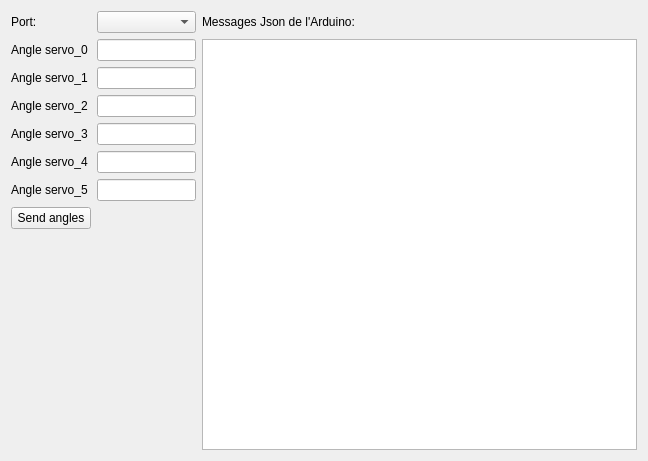
<?xml version="1.0" encoding="UTF-8"?>
<ui version="4.0">
 <class>MainWindow</class>
 <widget class="QMainWindow" name="MainWindow">
  <property name="geometry">
   <rect>
    <x>0</x>
    <y>0</y>
    <width>648</width>
    <height>461</height>
   </rect>
  </property>
  <property name="acceptDrops">
   <bool>false</bool>
  </property>
  <property name="windowTitle">
   <string>Interface Identification</string>
  </property>
  <widget class="QWidget" name="centralWidget">
   <layout class="QGridLayout" name="gridLayout">
    <item row="4" column="2">
     <widget class="QComboBox" name="comboBoxPort">
      <property name="maximumSize">
       <size>
        <width>99</width>
        <height>16777215</height>
       </size>
      </property>
     </widget>
    </item>
    <item row="4" column="0">
     <widget class="QLabel" name="label_5">
      <property name="text">
       <string>Port:</string>
      </property>
     </widget>
    </item>
    <item row="4" column="3">
     <widget class="QLabel" name="label_4">
      <property name="text">
       <string>Messages Json de l'Arduino:</string>
      </property>
      <property name="alignment">
       <set>Qt::AlignLeading|Qt::AlignLeft|Qt::AlignVCenter</set>
      </property>
     </widget>
    </item>
    <item row="7" column="2">
     <widget class="QLineEdit" name="lineEdit_3">
      <property name="maximumSize">
       <size>
        <width>99</width>
        <height>16777215</height>
       </size>
      </property>
     </widget>
    </item>
    <item row="5" column="3" rowspan="8">
     <widget class="QTextBrowser" name="textBrowser">
      <property name="font">
       <font>
        <pointsize>9</pointsize>
       </font>
      </property>
     </widget>
    </item>
    <item row="5" column="0">
     <widget class="QLabel" name="label">
      <property name="text">
       <string>Angle servo_0</string>
      </property>
     </widget>
    </item>
    <item row="9" column="0">
     <widget class="QLabel" name="label_7">
      <property name="text">
       <string>Angle servo_4</string>
      </property>
     </widget>
    </item>
    <item row="5" column="2">
     <widget class="QLineEdit" name="lineEdit">
      <property name="maximumSize">
       <size>
        <width>99</width>
        <height>16777215</height>
       </size>
      </property>
     </widget>
    </item>
    <item row="8" column="2">
     <widget class="QLineEdit" name="lineEdit_4">
      <property name="maximumSize">
       <size>
        <width>99</width>
        <height>16777215</height>
       </size>
      </property>
     </widget>
    </item>
    <item row="10" column="0">
     <widget class="QLabel" name="label_8">
      <property name="text">
       <string>Angle servo_5</string>
      </property>
     </widget>
    </item>
    <item row="6" column="0">
     <widget class="QLabel" name="label_2">
      <property name="text">
       <string>Angle servo_1</string>
      </property>
     </widget>
    </item>
    <item row="6" column="2">
     <widget class="QLineEdit" name="lineEdit_2">
      <property name="maximumSize">
       <size>
        <width>99</width>
        <height>16777215</height>
       </size>
      </property>
     </widget>
    </item>
    <item row="7" column="0">
     <widget class="QLabel" name="label_3">
      <property name="text">
       <string>Angle servo_2</string>
      </property>
     </widget>
    </item>
    <item row="8" column="0">
     <widget class="QLabel" name="label_6">
      <property name="text">
       <string>Angle servo_3</string>
      </property>
     </widget>
    </item>
    <item row="9" column="2">
     <widget class="QLineEdit" name="lineEdit_5">
      <property name="maximumSize">
       <size>
        <width>99</width>
        <height>16777215</height>
       </size>
      </property>
     </widget>
    </item>
    <item row="10" column="2">
     <widget class="QLineEdit" name="lineEdit_6">
      <property name="maximumSize">
       <size>
        <width>99</width>
        <height>16777215</height>
       </size>
      </property>
     </widget>
    </item>
    <item row="11" column="0">
     <widget class="QPushButton" name="pushButton">
      <property name="text">
       <string>Send angles</string>
      </property>
     </widget>
    </item>
   </layout>
  </widget>
 </widget>
 <layoutdefault spacing="6" margin="11"/>
 <resources/>
 <connections/>
</ui>
